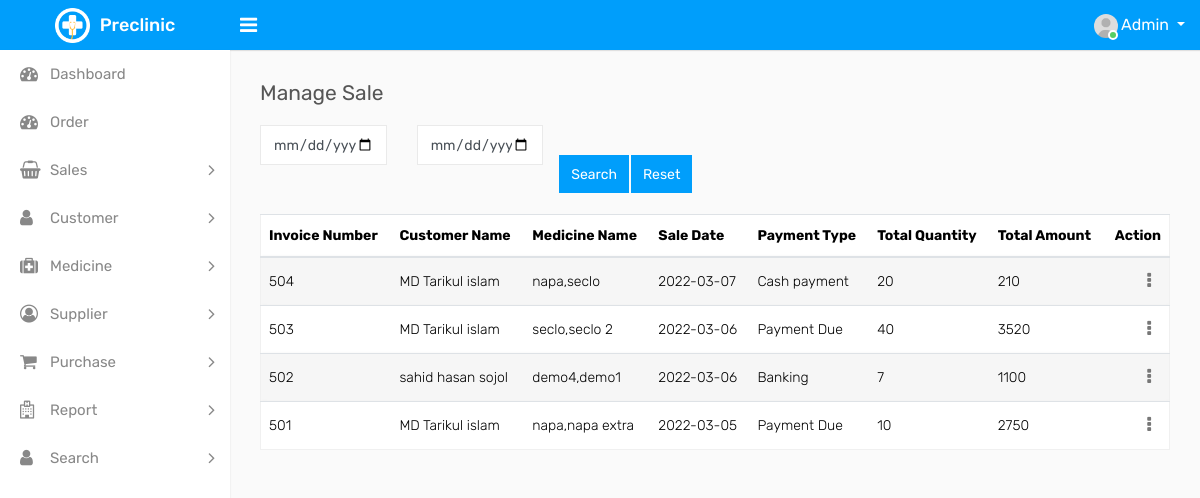
Screenshot of /admin/manage_sale.php (signed in) with the database file from the repository.
### tables this page shows
CREATE TABLE `sale` (
  `sale_invoice` int(11) NOT NULL,
  `sale_date` date NOT NULL DEFAULT current_timestamp(),
  `customer_name` int(11) NOT NULL,
  `payment_type` varchar(255) NOT NULL,
  `product` varchar(255) NOT NULL,
  `rate` varchar(255) NOT NULL,
  `qty` varchar(255) NOT NULL,
  `amount` varchar(255) NOT NULL,
  `total_qty` varchar(255) NOT NULL,
  `total_amt` varchar(255) NOT NULL
);

CREATE TABLE `customers` (
  `ID` int(11) NOT NULL,
  `NAME` varchar(20) NOT NULL,
  `CONTACT_NUMBER` varchar(100) NOT NULL,
  `ADDRESS` varchar(100) NOT NULL,
  `DOCTOR_NAME` varchar(20) NOT NULL,
  `DOCTOR_NUMBER` varchar(100) NOT NULL,
  `EMAIL` varchar(255) NOT NULL,
  `PASS` varchar(255) NOT NULL
);

### admin/manage_sale.php (the view, shortened to what this page needs)
<?php
include('include/db_conn.php');
include('include/header.php');
include('include/sidebar.php');
?>
<div class="page-wrapper">
    <div class="content">
        <div class="row">
            <div class="col-sm-12">
                <h4 class="page-title">Manage Sale</h4>
            </div>
        </div>
        <form action="" method="post">
            <div class="row">
                <div class="col-sm-6 col-md-2">
                    <div class="form-group">
                        <input type="date" class="form-control" name="start_date">
                    </div>
                </div>
                <div class="col-sm-6 col-md-2">
                    <div class="form-group">
                        <input type="date" class="form-control" name="end_date">
                    </div>
                </div>
                     <div class="form-group">
                        <input type="submit" class="form-control btn btn-primary" name="submit" value="Search" style="margin-top:29px;">
                    </div>
                    <div class="form-group">
                        <input type="submit" class="form-control btn btn-primary" name="reset" value="Reset" style="margin-top:29px;">
                    </div>
            </div>
        </form>
        <div class="row">
            <div class="col-md-12">
                <div class="table-responsive">
                    <table class="table table-striped custom-table mb-0 datatable">
                        <thead>
                            <tr>
                                <th>Invoice Number</th>
                                <th>Customer Name</th>
                                <th>Medicine Name</th>
                                <th>Sale Date</th>
                                <th>Payment Type</th>
                                <th>Total Quantity</th>
                                <th>Total Amount</th>
                                <th class="text-right">Action</th>
                            </tr>
                        </thead>
                        <tbody>
                            <?php
                                $sql = "select * from sale order by sale_invoice DESC";
                                $table = mysqli_query($conn, $sql);
                                while($row = mysqli_fetch_assoc($table)){
                            ?>
                            <tr>
                                <td><?php echo $row['sale_invoice']; ?></td>
                                <td>
                                    <?php
                                        $supplier_name = "select NAME from customers where ID = ".$row['customer_name'];
                                        $supplier_result = mysqli_query($conn, $supplier_name);
                                        while($supplier_row = mysqli_fetch_assoc($supplier_result)){
                                            echo $supplier_row['NAME'];
                                        }
                                    ?>
                                </td>
                                <td><?php echo $row['product']; ?></td>
                                <td><?php echo $row['sale_date']; ?></td>
                                <td><?php echo $row['payment_type']; ?></td>
                                <td><?php echo $row['total_qty']; ?></td>
                                <td><?php echo $row['total_amt']; ?></td>
                                <td class="text-right">
                                    <div class="dropdown dropdown-action">
                                        <a href="#" class="action-icon dropdown-toggle" data-toggle="dropdown" aria-expanded="false"><i class="fa fa-ellipsis-v"></i></a>
                                    </div>
                                </td>
                            </tr>
                            <?php } ?>
                        </tbody>
                    </table>
                </div>
            </div>
        </div>
    </div>
</div>
</body>
</html>

### rows the page displays
sale: sale_invoice "504", product "napa,seclo", sale_date "2022-03-07", payment_type "Cash payment", total_qty "20", total_amt "210"
customers: NAME "MD Tarikul islam"
sale: sale_invoice "503", product "seclo,seclo 2", sale_date "2022-03-06", payment_type "Payment Due", total_qty "40", total_amt "3520"
sale: sale_invoice "502", product "demo4,demo1", sale_date "2022-03-06", payment_type "Banking", total_qty "7", total_amt "1100"
customers: NAME "sahid hasan sojol"
sale: sale_invoice "501", product "napa,napa extra", sale_date "2022-03-05", payment_type "Payment Due", total_qty "10", total_amt "2750"
